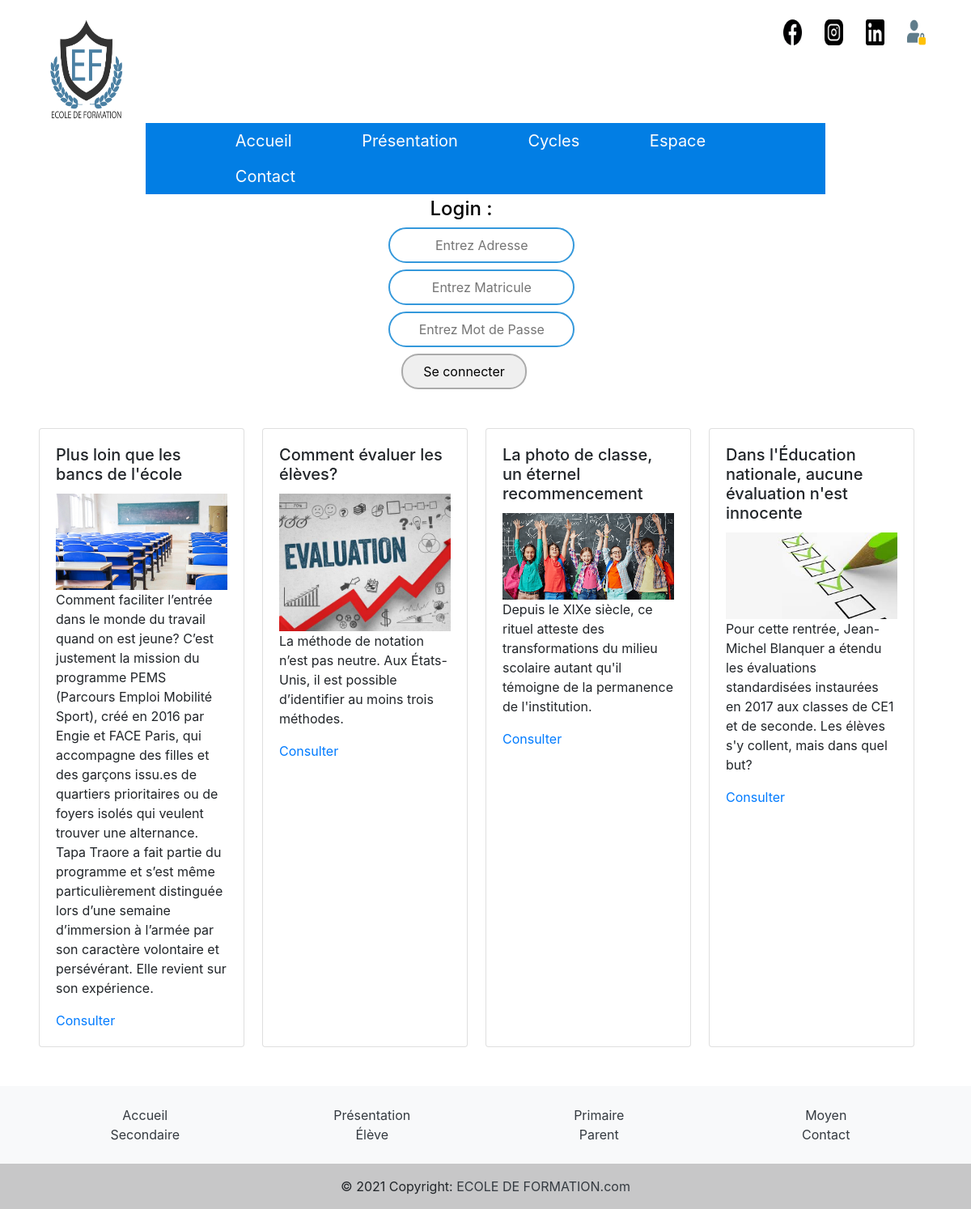
The page /projet/index/Espace/Élève on the database its author committed.
### tables this page shows
CREATE TABLE `contact` (
  `id` int(11) NOT NULL,
  `nom` text NOT NULL,
  `link` text NOT NULL
);

CREATE TABLE `menu_accueil` (
  `id` int(11) NOT NULL,
  `menu` text NOT NULL,
  `types` int(11) NOT NULL
);

CREATE TABLE `article` (
  `id` int(11) NOT NULL,
  `titre` text NOT NULL,
  `image` text NOT NULL,
  `description` text NOT NULL,
  `date` date NOT NULL,
  `resume` text NOT NULL,
  `tous` int(11) NOT NULL,
  `ens` int(11) NOT NULL,
  `primaire` int(11) NOT NULL,
  `moyen` int(11) NOT NULL,
  `secondaire` int(11) NOT NULL,
  `parents` int(11) NOT NULL,
  `eleve` int(11) NOT NULL
);

### projet/MVC/Controller/ControllerEleve.php (called while the page is built, shortened)
<?php
require_once('C:/xampp/htdocs/projet/MVC/Model/ModelEleve.php');
require_once('C:/xampp/htdocs/projet/MVC/View/ViewEleve.php');
class ControllerEleve{
public function get_menu(){
    $model = new ModelEleve();
    $res= $model->get_menu();
    return $res;
}
public function contact(){
    $model = new ModelEleve();
    $res= $model->get_contact();
    return $res;
}
public function afficher_accueil(){
    $view= new ViewEleve();
    $view->logo();
    $view->contact();
    $view->afficher_menu();
    $view->login();
    $view->afficher_article();
    $view->afficher_footer();
}
public function articles(){
    $model = new ModelEleve();
    $res= $model->get_articles();
    return $res;
}
}

### projet/MVC/Model/ModelEleve.php (called while the page is built, shortened)
<?php
require_once('C:/xampp/htdocs/projet/MVC/Controller/ControllerEleve.php');
class ModelEleve{
    private $dbname="TDW";
    private $host="127.0.0.1";
    private $user="root";
    private $password ="";
    private function connexion_db($dbname,$host,$user,$password){
        $dsn= "mysql:dbname=$dbname; host=$host;";
        try{
        $c=new PDO($dsn,$user,$password);
        }catch(PDOException $ex){
          printf("erreur de connexion à la base de donnée",$ex->getMessage());
          exit();
        }
        return $c;
    }
    private function requete($c,$req){
       return $c->query($req);
    }
    public function get_menu(){
        $c=$this->connexion_db($this->dbname,$this->host,$this->user,$this->password);
        $req="SELECT menu , types FROM menu_accueil ";
        $res=$this->requete($c,$req);
        return $res;
    }
    public function get_contact(){
        $c=$this->connexion_db($this->dbname,$this->host,$this->user,$this->password);
        $req="SELECT id,nom,link FROM contact ";
        $res=$this->requete($c,$req);
        return $res;
    }
    public function get_articles(){
        $c=$this->connexion_db($this->dbname,$this->host,$this->user,$this->password);
        $req="SELECT titre,description,image FROM article WHERE (eleve='1') order by date desc limit 8";
        $res=$this->requete($c,$req);
        return $res;
    }
}

### projet/MVC/View/ViewEleve.php (the view, shortened to what this page needs)
<?php
require_once('../MVC/Controller/ControllerEleve.php');
require_once('../MVC/Model/ModelEleve.php');
?>
<link href="../../MVC/css/login.css" rel="stylesheet" type="text/css">
<link href="../../MVC/css/accueil.css" rel="stylesheet" type="text/css">
<link rel="stylesheet" href="https://stackpath.bootstrapcdn.com/bootstrap/4.3.1/css/bootstrap.min.css">
<?php
class ViewEleve
{
  public function logo()
  {
    echo '<img id= "logo" src="../../MVC/Image/LOGO.png" style="width: 8%;height: 16%;"/>';
  }
  public function contact()
  {
    $c = new ControllerEleve();
    $res = $c->contact();
    echo '<div id="icons"><ul>';
    foreach ($res as $row) {
      echo '<li class="icons-img"> <a href="' . $row["link"] . '"><img id="image' . $row["id"] . '" style="width: 2%;height: 4%;" src="../../MVC/Image/' . $row["nom"] . '"></a></li>';
    }
    echo '</ul></div>';
  }
  public function afficher_menu()
  {
?>
    <nav>
      <ul class="nav">
        <?php
        $c = new ControllerEleve();
        $res = $c->get_menu();
        foreach ($res as $row) {
          if ($row["types"] == 0) {
            if (strcmp($row["menu"], 'Cycles') == 0 || strcmp($row["menu"], 'Espace') == 0) {
              if (strcmp($row["menu"], 'Cycles') == 0) {
                echo '<li ><a href="/projet/index/">' . $row["menu"] . '</a><ul>';
                $res1 = $c->get_menu();
                echo '</ul></li>';
              } else {
                echo '<li ><a  href="/projet/index/">' . $row["menu"] . '</a><ul>';
                echo '</ul></li>';
              }
            } else {
              if (strcmp($row["menu"], 'Accueil') == 0) {
                echo '<li ><a  href="/projet/index/#">' . $row["menu"] . '</a></li>';
              } else {
                echo '<li ><a  href="/projet/index/' . $row["menu"] . '">' . $row["menu"] . '</a></li>';
              }
            }
          }
        }
        ?>
      </ul>
    </nav>
    <?php
  }
  public function afficher_article()
  {
    $c = new ControllerEleve();
    $res = $c->articles();
    $i = 0;
    echo '<div class="row" style="margin:4%; margin-left:4% ;">';
    foreach ($res as $row) {
      if ($i < 4) {
    ?>
        <div class="card text-black" style="max-width: 23% ;margin-right:2%;">
          <div class="card-body">
            <?php echo ' <h5 class="card-title">' . $row["titre"] . '</h5>'; ?>
            <?php echo ' <img src="../../MVC/Image/article/cycles/' . $row["image"] . '"  style="width: 100%;"</img>'; ?>
            <?php echo '<p class="card-text">' . $row["description"] . '</p>'; ?>
            <?php echo '<p class="card-text"><a href="#">Consulter</a></p>'; ?>
          </div>
        </div>
        <?php
        if ($i == 3) {
          echo '</div>';
        }
        $i = $i + 1;
      }
    }
  }
  public function login()
  {
      ?>
    <form id="form" method="POST" action="">
      <h4 style="margin-right:50%">Login :</h4>
      <div class="container">
        <input type="text" placeholder="Entrez Adresse" name="username" id="username" required>
        <input type="text" placeholder="Entrez Matricule" name="id" id="id" required>
        <input type="password" placeholder="Entrez Mot de Passe" name="password" id="password" required>
        <input type="submit" id="MyButton" value="Se connecter"></input>
      </div>
    </form>
<?php
  }
  public function afficher_footer()
  {
    $c = new ControllerEleve();
    $res = $c->get_menu();
    echo '
      <footer class="bg-light text-center text-lg-start">
      <div class="container p-4">
        <div class="row" >
          ';
    foreach ($res as $row) {
      if (strcmp($row["menu"], 'Cycles') !== 0 && strcmp($row["menu"], 'Espace') !== 0) {
        if (strcmp($row["menu"], 'Parents') == 0) {
          echo ' <div class="col-lg-3 col-md-6 mb-4 mb-md-0" >
      <ul class="list-unstyled mb-0">
        <li>
          <a href="/projet/index/Espace/' . $row["menu"] . '" class="text-dark">' . $row["menu"] . '</a>
        </li>
      </ul>
    </div>
    ';
        } else  if ($row["menu"] == 'Primaire') {
          echo ' <div class="col-lg-3 col-md-6 mb-4 mb-md-0" >
      <ul class="list-unstyled mb-0">
        <li>
          <a href="/projet/index/Cycles/' . $row["menu"] . '" class="text-dark">' . $row["menu"] . '</a>
        </li>
      </ul>
    </div>
    ';
        } else if (strcmp($row["menu"], 'Moyen') == 0) {
          echo ' <div class="col-lg-3 col-md-6 mb-4 mb-md-0" >
      <ul class="list-unstyled mb-0">
        <li>
          <a href="/projet/index/Cycles/' . $row["menu"] . '" class="text-dark">' . $row["menu"] . '</a>
        </li>
      </ul>
    </div>
    ';
        } else if (strcmp($row["menu"], 'Secondaire') == 0) {
          echo ' <div class="col-lg-3 col-md-6 mb-4 mb-md-0" >
      <ul class="list-unstyled mb-0">
        <li>
          <a href="/projet/index/Cycles/' . $row["menu"] . '" class="text-dark">' . $row["menu"] . '</a>
        </li>
      </ul>
    </div>
    ';
        } else if (strcmp($row["menu"], 'Élève') == 0) {
          echo ' <div class="col-lg-3 col-md-6 mb-4 mb-md-0" >
      <ul class="list-unstyled mb-0">
        <li>
          <a href="/projet/index/Espace/' . $row["menu"] . '" class="text-dark">' . $row["menu"] . '</a>
        </li>
      </ul>
    </div>
    ';
        } else {
          echo ' <div class="col-lg-3 col-md-6 mb-4 mb-md-0" >
            <ul class="list-unstyled mb-0">
              <li>
                <a href="/projet/index/' . $row["menu"] . '" class="text-dark">' . $row["menu"] . '</a>
              </li>
            </ul>
          </div>
          ';
        }
      }
    };
    echo '</div>
      </div>
      <div class="text-center p-3" style="background-color: rgba(0, 0, 0, 0.2)">
        © 2021 Copyright:
        <a class="text-dark">ECOLE DE FORMATION.com</a>
      </div>
    </footer>';
  }
}
?>

### projet/MVC/css/login.css (style rules this page uses)
#form { text-align: center; color: black; transition: 0.25s; margin-top: 4; margin-left: 30%;; }
input[type="text"], input[type="password"] { border: 0; background: none; display: block; margin-left: 13%; margin-bottom: 1%; text-align: center; border: 2px solid #3498db; padding: 8px 8px; width: 230px; outline: none; color: rgb(49, 49, 49); border-radius: 24px; transition: 0.25s }
input[type="submit"] { border: 0; margin-right: 51%; text-align: center; border: 2px solid #aaaaaa; padding: 8px 25px; outline: none; color: black; border-radius: 21px; transition: 0.25s; cursor: pointer }

### projet/MVC/css/accueil.css (style rules this page uses)
.icons-img { list-style: none; display: inline; margin-right: 2%; }
#image1 { margin-left:70%; }
#icons { margin-top: 2%; margin-bottom: 8%; }
.nav { margin-left: 12%; }
#logo { margin-left: 5%; float:left; }
.nav li a { list-style:none !important; color:rgb(253, 253, 253); padding:10px; font-size:20px; text-decoration:none; }
.nav li { margin-right:9%; font-size:20px; line-height:44px; float:left; }
nav { margin-left:15%; margin-right:15%; margin-top: 5%; background-color: rgb(2, 126, 228); }

### rows shown on the page
contact: nom (picture)
contact: nom (picture)
contact: nom (picture)
contact: shows a picture
menu_accueil: menu "Accueil"
menu_accueil: menu "Présentation"
menu_accueil: menu "Cycles"
menu_accueil: menu "Espace"
menu_accueil: menu "Contact"
article: titre "Plus loin que les bancs de l'école", image (picture), description "Comment faciliter l’entrée dans le monde du travail quand on est jeune? C’est justement la mission du programme PEMS (Parcours Emploi Mobilité Sport), créé en 2016 par Engie et FACE Paris, qui accompagne des filles et des garçons issu.es de quartiers prioritaires ou de foyers isolés qui veulent trouver une alternance. Tapa Traore a fait partie du programme et s’est même particulièrement distinguée lors d’une semaine d’immersion à l’armée par son caractère volontaire et persévérant. Elle revient sur son expérience."
article: titre "Comment évaluer les élèves?", image (picture), description "La méthode de notation n’est pas neutre. Aux États-Unis, il est possible d’identifier au moins trois méthodes."
article: titre "La photo de classe, un éternel recommencement", image (picture), description "Depuis le XIXe siècle, ce rituel atteste des transformations du milieu scolaire autant qu'il témoigne de la permanence de l'institution."
article: titre "Dans l'Éducation nationale, aucune évaluation n'est innocente", image (picture), description "Pour cette rentrée, Jean-Michel Blanquer a étendu les évaluations standardisées instaurées en 2017 aux classes de CE1 et de seconde. Les élèves s'y collent, mais dans quel but?"
menu_accueil: menu "Primaire"
menu_accueil: menu "Moyen"
menu_accueil: menu "Secondaire"
menu_accueil: menu "Élève"
menu_accueil: menu "Parent"
